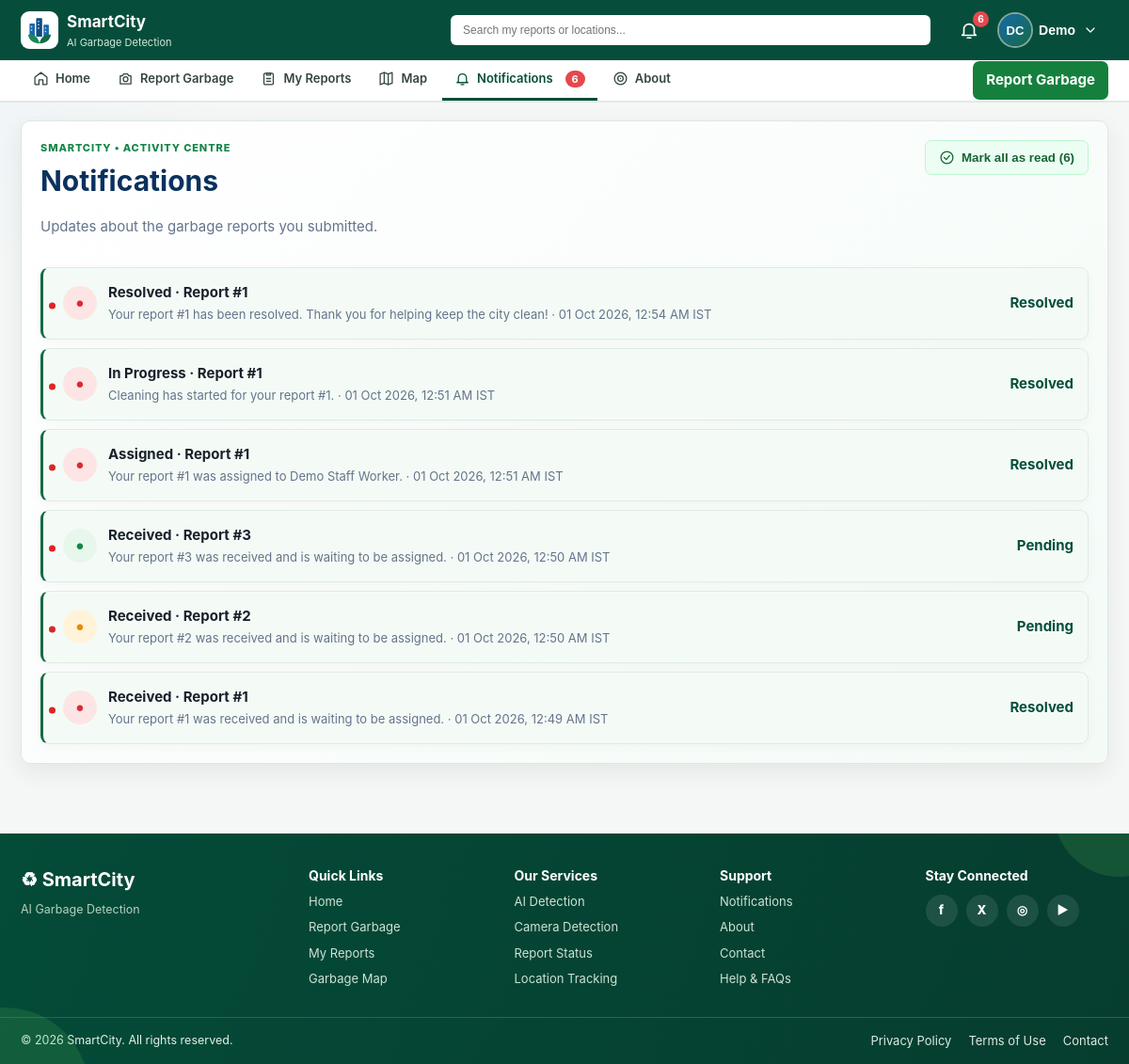
The app's page /notifications (signed in), older data.
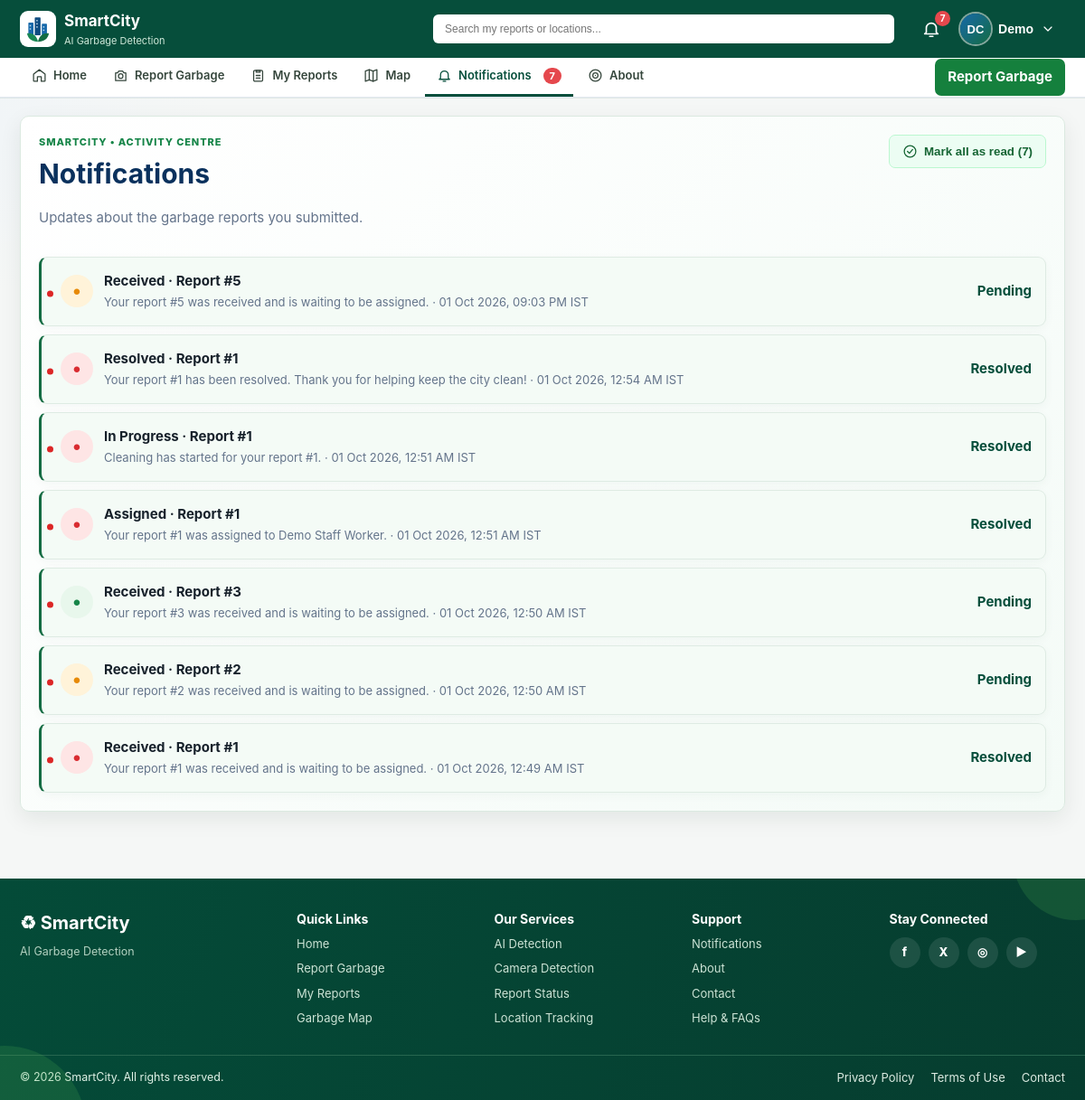
The same page, newer data.
### tables this page shows
CREATE TABLE notifications (
    id INTEGER PRIMARY KEY AUTOINCREMENT,
    case_id INTEGER NOT NULL REFERENCES cases(id),
    notification_type TEXT NOT NULL,
    message TEXT NOT NULL,
    dedupe_key TEXT NOT NULL UNIQUE,
    created_at TEXT NOT NULL DEFAULT CURRENT_TIMESTAMP,
    is_read INTEGER NOT NULL DEFAULT 0
, audience TEXT NOT NULL DEFAULT 'admin');

CREATE TABLE alerts (
    id INTEGER PRIMARY KEY AUTOINCREMENT,
    detection_id INTEGER NOT NULL UNIQUE REFERENCES detections(id),
    created_at TEXT NOT NULL DEFAULT CURRENT_TIMESTAMP,
    status TEXT NOT NULL DEFAULT 'PENDING',
    risk_level TEXT,
    risk_score INTEGER,
    confidence REAL,
    latitude REAL,
    longitude REAL,
    address TEXT
);

CREATE TABLE cases (
    id INTEGER PRIMARY KEY AUTOINCREMENT,
    alert_id INTEGER NOT NULL UNIQUE REFERENCES alerts(id),
    detection_id INTEGER NOT NULL UNIQUE REFERENCES detections(id),
    status TEXT NOT NULL DEFAULT 'PENDING' CHECK(status IN ('PENDING', 'ASSIGNED', 'CLEANING', 'COMPLETED')),
    assignee_id INTEGER REFERENCES assignees(id),
    notes TEXT,
    created_at TEXT NOT NULL DEFAULT CURRENT_TIMESTAMP,
    updated_at TEXT NOT NULL DEFAULT CURRENT_TIMESTAMP
, before_image_path TEXT, started_at TEXT, after_image_path TEXT, completed_at TEXT, completion_notes TEXT, resolution_minutes INTEGER);

### app/main.py (the view)
    @app.get("/notifications")
    @login_required
    def notifications():
        if is_admin():
            refresh_notifications()
        audience, user_id = notification_scope()
        return render_template(
            "notifications.html",
            notifications=db.list_notifications(
                app.config["DATABASE"], limit=100, audience=audience, user_id=user_id
            ),
        )

### app/auth.py (called while the page is built)
def initials(name: str | None) -> str:
    parts = [p for p in (name or "").split() if p]
    if not parts:
        return "?"
    if len(parts) == 1:
        return parts[0][:2].upper()
    return (parts[0][0] + parts[-1][0]).upper()

def login_required(view):
    @wraps(view)
    def wrapped(*args, **kwargs):
        if g.user is None:
            if request.path.startswith("/api/"):
                return {"ok": False, "error": "Please sign in to continue."}, 401
            next_url = request.full_path.rstrip("?") if request.method == "GET" else None
            login_endpoint = LOGIN_ENDPOINTS[area_for_path(request.path)]
            return redirect(url_for(login_endpoint, next=next_url))
        return view(*args, **kwargs)
    return wrapped

### app/database/db.py (called while the page is built)
@contextmanager
def connect(database_path: str | Path):
    connection = sqlite3.connect(database_path)
    connection.row_factory = sqlite3.Row
    connection.execute("PRAGMA foreign_keys = ON")
    try:
        yield connection
        connection.commit()
    except Exception:
        connection.rollback()
        raise
    finally:
        connection.close()

### app/templates/notifications.html (shortened to what this page needs)
{% extends layout %}{% from '_icons.html' import icon %}
{% block content %}
<section class="panel notification-page"><div class="panel-heading"><div><small class="eyebrow">SMARTCITY • ACTIVITY CENTRE</small><h2>Notifications</h2><p>{{ 'Alerts, reminders and escalations from the case lifecycle.' if is_admin else ('New tasks and updates on the cases assigned to you.' if is_staff else 'Updates about the garbage reports you submitted.') }}</p></div>{% if unread_notifications %}<div class="actions"><form method="post" action="{{ url_for('notifications_read_all') }}"><button class="button secondary" type="submit">{{ icon('check', 17) }} Mark all as read ({{ unread_notifications }})</button></form></div>{% endif %}</div>{% if notifications %}<div class="activity-list">{% for notification in notifications %}<a class="activity {{ 'unread' if not notification['is_read'] else 'read' }}" href="{{ url_for('notification_open', notification_id=notification['id']) }}">{% if not notification['is_read'] %}<span class="unread-dot" aria-label="Unread"></span>{% endif %}<div class="notification-symbol {{ (notification['risk_level'] or 'low')|lower }}">{{ '!' if notification['risk_level'] == 'HIGH' and (is_admin or is_staff) else '•' }}</div><div><strong>{% if is_admin or is_staff %}{{ notification['notification_type'].replace('_', ' ').title() }} · Case #{{ notification['case_id'] }}{% else %}{{ notification['notification_type'].replace('REPORT_', '').replace('_', ' ').title() }} · Report #{{ notification['detection_id'] }}{% endif %}</strong><span>{{ notification['message'] }} · {{ notification['created_at']|india_datetime }}</span></div><b>{{ (notification['status']|status_label) if (is_admin or is_staff) else (notification['status']|status_group) }}</b></a>{% endfor %}</div>{% else %}<div class="empty"><b>No notifications yet</b><p>{{ 'New case activity will appear here.' if (is_admin or is_staff) else 'When the team acts on your reports, you will see it here.' }}</p></div>{% endif %}</section>
{% endblock %}

Row changes from the older to the newer data that the page shows:
added notifications: is_read 0 (drawn), notification_type.replace "Received", detection_id "5", message "Your report #5 was received and is waiting to be assigned.", created_at|india_datetime "01 Oct 2026, 09:03 PM IST"
added alerts: risk_level "•"
added cases: status "Pending"
Text that changed along with them:
{{ unread_notifications }}: "6" → "7"
